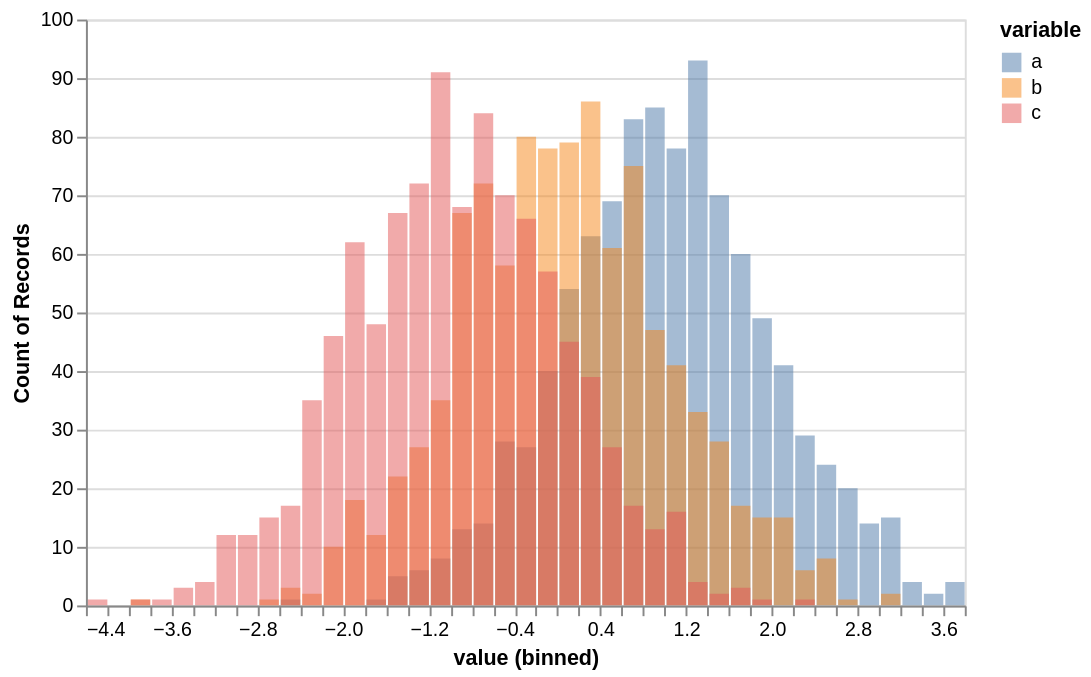

Write a Vega-Lite specification for this figure.
### Vega-Lite specification from a JSON file in a GitHub repository (floating-point values rounded to 4 significant figures; data arrays with more than 128 entries replaced by an {"elided": "..."} marker saying what was removed)
{"mark": "bar", "encoding": {"x": {"bin": {"maxbins": 50}, "field": "value", "type": "quantitative"}, "y": {"aggregate": "count", "type": "quantitative", "stack": null}, "color": {"field": "variable", "type": "nominal"}, "opacity": {"value": 0.5}}, "$schema": "https://vega.github.io/schema/vega-lite/v2.json", "width": 450, "height": 300, "selection": {"grid": {"type": "interval", "bind": "scales"}}, "data": {"values": {"elided": "3000 records"}}}
